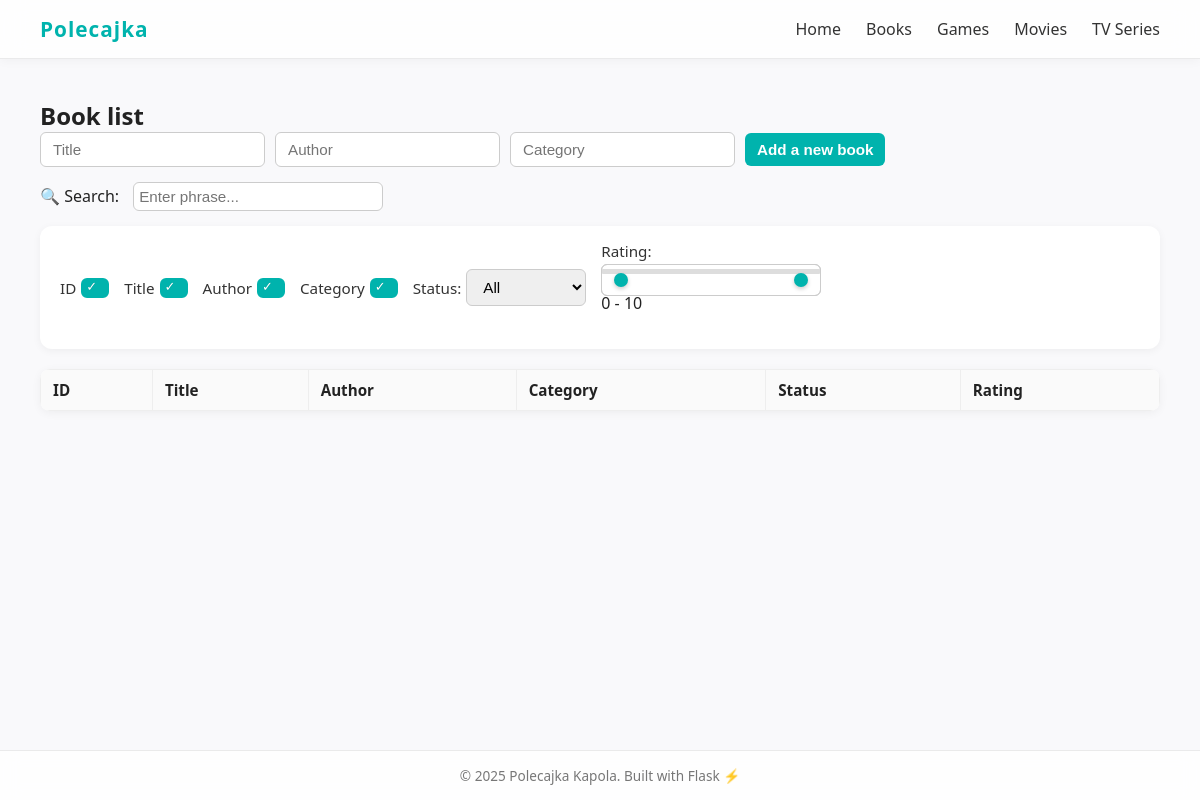
Before: /books with the older database file.
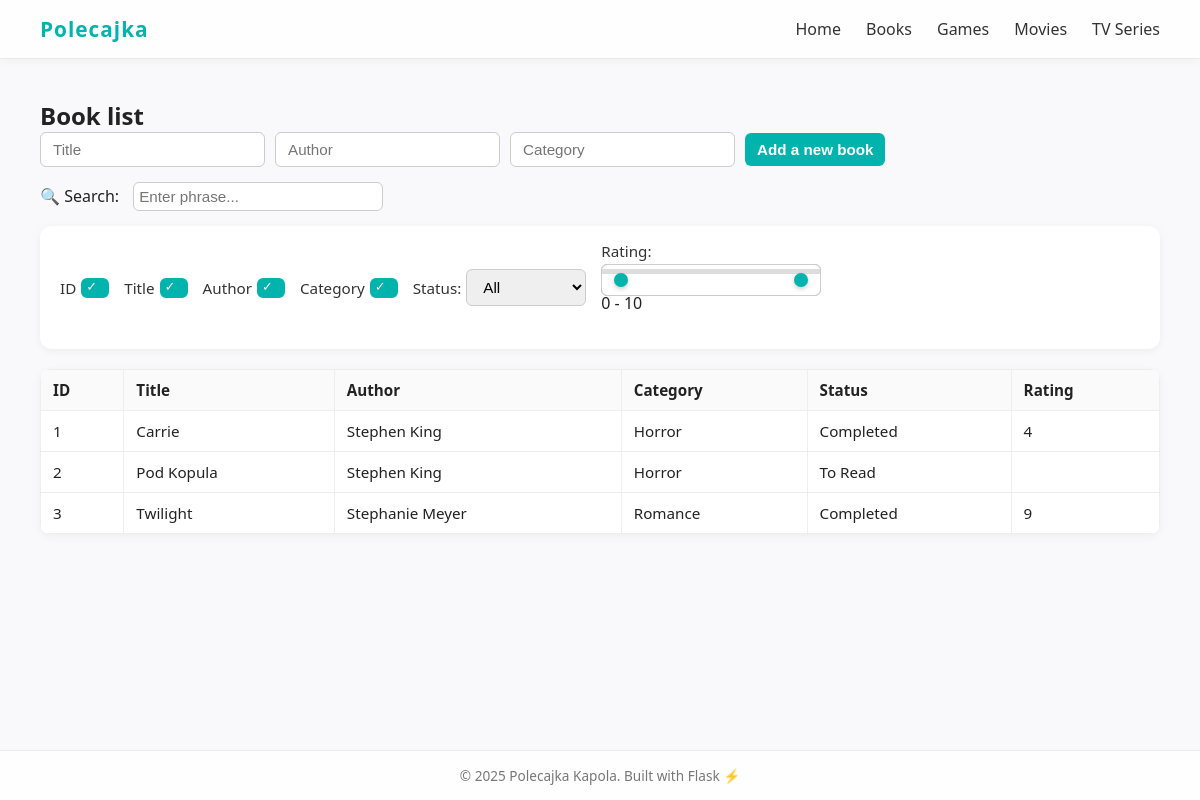
After: the same page with the newer database file.
### tables this page shows
CREATE TABLE reviews (
    id INTEGER PRIMARY KEY AUTOINCREMENT,
    book_id INTEGER,
    rating INTEGER,
    review TEXT,
    date_finished TEXT,
    FOREIGN KEY(book_id) REFERENCES books(id) ON DELETE CASCADE
);

CREATE TABLE "books" (
	"id"	INTEGER,
	"title"	TEXT NOT NULL,
	"author"	TEXT,
	"category"	TEXT,
	"status"	TEXT DEFAULT 'To Read',
	"date_added"	TEXT,
	PRIMARY KEY("id" AUTOINCREMENT)
);

### app.py (the view)
@app.route("/books")
def index():
    books = get_books()
    return render_template("index.html", books=books)

### app.py (called while the page is built)
def get_books():
    conn = get_connection()
    cur = conn.cursor()
    cur.execute("""
        SELECT b.id, b.title, b.author, b.category, b.status,
               r.rating, r.review
        FROM books b
        LEFT JOIN reviews r ON b.id = r.book_id
        ORDER BY b.date_added DESC
    """)
    books = cur.fetchall()
    conn.close()
    return books

### db_init.py (called while the page is built)
def get_connection():
    conn = sqlite3.connect(DB_NAME)
    conn.row_factory = sqlite3.Row
    conn.execute("PRAGMA foreign_keys = ON")  # 🔥 włącza klucze obce
    return conn

### templates/index.html (shortened to what this page needs)
{% extends "base.html" %}
{% block content %}
<h2>Book list</h2>
<form action="{{ url_for('add') }}" method="POST">
    <input type="text" name="title" placeholder="Title" required>
    <input type="text" name="author" placeholder="Author">
    <input type="text" name="category" placeholder="Category">
    <button type="submit">Add a new book</button>
</form>
<div class="search-controls-wrapper">
    <label>🔍 Search:</label>
    <input type="text" id="custom-search" placeholder="Enter phrase..." style="width:250px; padding:5px; margin-left:10px;">
    <div class="column-search-checkboxes">
        <label>ID<input type="checkbox" checked data-column="0"></label>
        <label>Title<input type="checkbox" checked data-column="1"></label>
        <label>Author<input type="checkbox" checked data-column="2"></label>
        <label>Category<input type="checkbox" checked data-column="3"></label>
        <label>Status:
            <select id="status-filter" data-column="4">
                <option value="">All</option>
            </select>
        </label>
        <div class="rating-slider-container">
            <label>Rating:</label>
            <div class="slider-wrapper">
                <input type="range" id="rating-min" min="0" max="10" value="0" step="1">
                <input type="range" id="rating-max" min="0" max="10" value="10" step="1">
            </div>
            <span id="rating-display">0 - 10</span>
        </div>
    </div>
</div>
<table id="books-table" class="display">
    <thead>
        <tr>
            <th>ID</th>
            <th>Title</th>
            <th>Author</th>
            <th>Category</th>
            <th>Status</th>
            <th>Rating</th>
        </tr>
    </thead>
    <tbody>
        {% for book in books %}
            <tr data-id="{{ book['id'] }}">
                <td>{{ book['id'] }}</td>
                <td>{{ book['title'] }}</td>
                <td>{{ book['author'] }}</td>
                <td>{{ book['category'] }}</td>
                <td>{{ book['status'] }}</td>
                <td>{{ book['rating'] or '' }}</td>
            </tr>
        {% endfor %}
    </tbody>
</table>
{% endblock %}

### templates/base.html (shortened to what this page needs)
<!DOCTYPE html>
<html lang="en">
<head>
    <link rel="stylesheet" href="{{ url_for('static', filename='style.css') }}">
    <link rel="stylesheet" href="https://cdn.datatables.net/2.1.8/css/dataTables.dataTables.min.css">
</head>
<body>
    <nav>
        <div class="logo" onclick="window.location.href='/'">Polecajka</div>
        <div class="nav-links">
            <a href="/">Home</a>
            <a href="/books">Books</a>
            <a href="/games">Games</a>
            <a href="/movies">Movies</a>
            <a href="/series">TV Series</a>
        </div>
    </nav>
    <main>
        {% block content %}{% endblock %}
    </main>
    <footer>
        <p>© 2025 Polecajka Kapola. Built with Flask ⚡</p>
    </footer>
</body>
</html>

### static/style.css (style rules this page uses)
* { margin: 0; padding: 0; box-sizing: border-box; }
:root { --color-primary: #00b3ad; --color-primary-dark: #009a94; --color-text-dark: #222; --color-text-light: #666; --color-background: #f9f9fb; --color-card-bg: #fff; --color-border-light: rgba(0, 0, 0, 0.08); --color-accent-blue: #2196f3; --color-danger: #f44336; }
body { font-family: 'Segoe UI', Roboto, sans-serif; background: var(--color-background); color: var(--color-text-dark); min-height: 100vh; display: flex; flex-direction: column; }
main { flex: 1; padding: 40px; animation: fadeIn 0.4s ease-in; }
nav { display: flex; justify-content: space-between; align-items: center; background: #ffffffcc; backdrop-filter: blur(12px); border-bottom: 1px solid var(--color-border-light); padding: 15px 40px; position: sticky; top: 0; z-index: 10; box-shadow: 0 2px 10px rgba(0, 0, 0, 0.04); }
.logo { font-size: 1.3rem; font-weight: 700; color: var(--color-primary); letter-spacing: 1px; cursor: pointer; transition: color 0.3s, transform 0.3s; }
.nav-links { display: flex; gap: 25px; }
.nav-links a { color: #333; text-decoration: none; font-size: 1rem; font-weight: 500; position: relative; transition: color 0.25s, transform 0.25s; }
.nav-links a::after { content: ""; position: absolute; left: 0; bottom: -4px; width: 0; height: 2px; background: var(--color-primary); transition: width 0.3s ease; }
table { width: 100%; border-collapse: collapse; background: var(--color-card-bg); border-radius: 10px; overflow: hidden; box-shadow: 0 2px 10px rgba(0,0,0,0.05); margin-top: 20px; }
th, td { border: 1px solid #eee; padding: 10px 12px; text-align: left; font-size: 0.95rem; }
th { background: #fafafa; font-weight: 600; }
form { display: flex; gap: 10px; flex-wrap: wrap; align-items: center; margin-bottom: 15px; }
input, select, button { padding: 8px 12px; border-radius: 6px; border: 1px solid #ccc; font-size: 0.95rem; }
button { background: var(--color-primary); color: white; border: none; font-weight: 600; cursor: pointer; transition: background 0.25s, transform 0.1s; }
.column-search-checkboxes { display: flex; flex-wrap: wrap; gap: 15px 15px; align-items: center; background: var(--color-card-bg); padding: 15px 20px; border-radius: 12px; box-shadow: 0 2px 8px rgba(0,0,0,0.05); margin-top: 15px; margin-bottom: 20px; }
.column-search-checkboxes label { display: flex; align-items: center; gap: 5px; cursor: pointer; font-size: 0.95rem; color: #333; }
.column-search-checkboxes input[type="checkbox"] { appearance: none; width: 18px; height: 18px; border: 2px solid #ccc; border-radius: 6px; position: relative; transition: all 0.25s ease; cursor: pointer; margin: 0; }
.column-search-checkboxes input[type="checkbox"]:checked { border-color: var(--color-primary); background: var(--color-primary); }
.column-search-checkboxes input[type="checkbox"]:checked::after { content: "✓"; position: absolute; color: white; font-size: 13px; top: -1px; left: 3px; text-shadow: 0 0 1px rgba(0,0,0,0.2); }
.rating-slider-container { display: flex; flex-direction: column; gap: 8px; width: 220px; padding-bottom: 20px; }
.slider-wrapper { position: relative; height: 5px; background: #ddd; border-radius: 5px; padding: 0 8px; }
.slider-wrapper input[type="range"] { position: absolute; width: 100%; top: -5px; background: none; pointer-events: none; -webkit-appearance: none; left: 0; }
#rating-display { margin-top: 10px; text-align: left; }
footer { text-align: center; padding: 15px; font-size: 0.85rem; color: #777; border-top: 1px solid var(--color-border-light); background: #ffffffcc; backdrop-filter: blur(10px); }

Changed rows visible on the page:
added reviews: id "1", title "Carrie", author "Stephen King", category "Horror", status "Completed", rating "4"
added books: id "2", title "Pod Kopula", author "Stephen King", category "Horror", status "To Read"
added reviews: id "3", title "Twilight", author "Stephanie Meyer", category "Romance", status "Completed", rating "9"
